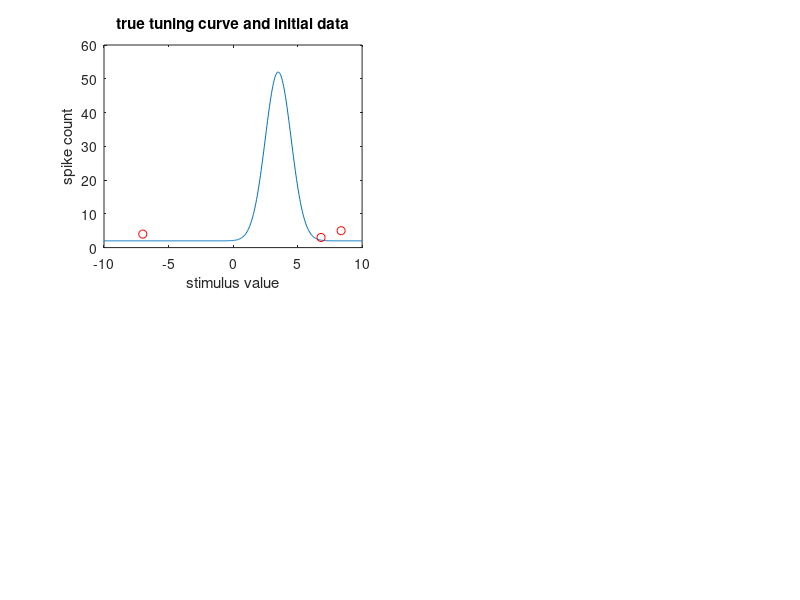

Reproduce this figure in MATLAB. (Note: this script raises an error after producing the figure.)
% demo1_parametricTC_1Dinfomax.m
%
% Demo script illustrating a short run of infomax stimulus selection while using MCMC
% (slice sampling) to sample the posterior over parameters and evaluate
% utility function (which here is mutual information) after each stimulus.
% 
% Makes plots found in FIG 2 of [Pillow & Park 2016].


%%  Set true tuning curve

% grid over stimulus values "x"
xlims = [-10, 10]; % limits of left and right edge
dx = .05; % spacing x grid
xx = (xlims(1)+dx/2:dx:xlims(2))'; % grid of x points
xrnge = diff(xlims); % stimulus range
nx = length(xx); % number of stimulus grid points

% parameters of parametric TC (here an unnormalized Gaussian plus a
% baseline, but you can write your own parametric function instead).
mutc = 3.5;  % tuning curve mean
sigtc = 1;  % tuning curve width
Amax = log(50);  % tuning curve amplitude
bl = 2;  % baseline firing rate

% make tuning curve
ftc0 = @(x,prs)(exp(prs(3)-(x-prs(1)).^2/(2*prs(2).^2))+prs(4)); % generic TC function
ftc = @(x)(ftc0(x,[mutc,sigtc,Amax,bl]));  % true TC function
tctrue = ftc(xx);  % true TC evaluated on grid
clf;subplot(221); plot(xx,tctrue);
xlabel('stimulus value'); ylabel('spike rate (sp/s)'); 

% run short random experiment for initialization
ntrain = 3;
xtr = (rand(ntrain,1)*xrnge+xlims(1)); % some initial stimuli, randomly selected
ytr = poissrnd(ftc(xtr)); % response of neuron to these stimuli
clf; subplot(221); plot(xx,ftc(xx), xtr,ytr,'ro');
xlabel('stimulus value'); ylabel('spike count'); 
title('true tuning curve and initial data');

% for plotting
colr = [.8 .8 .8];


%% Set params for slice sampling (MCMC) of posterior over parameters

% Set parameter ranges
murnge = xlims*.98; % range for mu parameter
sigrnge = [.1 20]; % range for sigma parameter
Arnge = log([1 200]); % range for log amplitude of TC
brnge = [.01 50]; % range for baseline of TC

% Set bounds and options
LB = [murnge(1); sigrnge(1); Arnge(1); brnge(1)];
UB = [murnge(2); sigrnge(2); Arnge(2); brnge(2)];
prs0 = (LB+UB)/2;

ns = 100;  % # samples to use
nburn = 100;  % # samples to burn in

% Function pointer for log-likelihood function
flogpdf = @(prs)logliPoissonTCbd(prs,xtr,ytr,LB,UB);

% run initial sample to get good initialization point
psamps = mean(slicesample(prs0',50,'logpdf',flogpdf,'burnin', 1000));


%% Run algorithm
nTrials = 10; % number of total trials to run for (after the 3 initial ones above)
trialNumsToPlot = [1,2,3,8]; % generate plots of TC estimate for each of these #s
npl = 4; % number of plots
jplot=1; % index variable for plots
Errs = zeros(nTrials,2); % stores errors in posterior mean over parameters TC and posterior mean over TC
for jj = 1:max(trialNumsToPlot)

    % set log pdf using all available data collected so far
    flogpdf = @(prs)logliPoissonTCbd(prs,xtr,ytr,LB,UB); 
    psamps = slicesample(psamps(end,:),ns,'logpdf',flogpdf,'burnin',nburn); % sample posterior over params
    prsmu = mean(psamps)'; % mean of posterior over parameters (from samples)

    % compute posterior mean over TC
    % (note we could do this more efficiently WITHOUT a for loop!)
    muTC = zeros(nx,1); 
    for j = 1:ns 
        tc = ftc0(xx,psamps(j,:));  % TC for the j'th sample
        muTC = muTC+tc/ns; % posterior mean of TC
    end

    %% Compute predictive distributions
    rmax = ceil(max(muTC)+sqrt(max(muTC))*4); % compute max expected spike count
    rr = (0:rmax)'; % grid over spike counts
    prr = zeros(rmax+1,nx,ns); % probability over spike counts, for each stim, for each sample
    for j = 1:ns % loop over samples 
        tc = (ftc0(xx,psamps(j,:))); % TC for the j'th sample
        prr(:,:,j) = exp(bsxfun(@plus,bsxfun(@plus,rr*log(tc)',...
            -tc'), -gammaln(rr+1))); % Poisson probability over spike count for this sample, for each stimulus
    end
    
    
    Pr = mean(prr,3);  % marginal response distribution (aka "posterior predictive")
    Hr = -sum(Pr.*log(Pr))'; % marginal entropy of response H(r)
    prr = max(prr,.00001); 
    Hrtheta = -mean(sum(prr.*log(prr),1),3)'; % conditional entropy H(r|theta)
    MI = Hr-Hrtheta; % Mutual information between stimulus and parameters
    if any(isnan(MI)) | any(isinf(MI))
        keyboard; % for debugging purposes (please report errors to pillow@princeton.edu)
    end

    % Select and present new stimulus
    [xnext,idx] = argmax(MI,xx);  % select stimulus with maximal MI
    ynext = poissrnd(ftc(xnext)); % sample response to this stimulus under TC-Poisson model

    %% ==== Make plots % ==============================
    
    % Plot posterior over TC
    if jj==trialNumsToPlot(jplot)
        
        % Plot TC samples 
        subplot(2,npl,jplot);
        for j = 1:ns
            tc = ftc0(xx,psamps(j,:));
            plot(xx,tc,'color', colr,'linewidth', 2); hold on;
        end
        h = plot(xx,ftc(xx),'k',xx,muTC,'r',xtr,ytr,'k.');
        hold off;
        set(h(3:end),'markersize',14); set(h,'linewidth',2);
        set(gca,'ylim', [0 75]);
        if jplot==1
            legend(h(1:2),{'true f', 'estimate'},'location','northwest');
            ylabel('spike rate (sp/s)');
        else
            set(gca,'yticklabel',[]);
        end
        set(gca,'xticklabel',[]);set(gca,'tickdir','out');
        title(sprintf('trial %d', jj+ntrain-1)); box off;
        
        subplot(2,npl,npl+jplot); % =====================
        h=plot(xx,MI,xnext,MI(idx),'k*');
        set(h(1),'linewidth',2);
        xlabel('x');box off;

        % Compute errors
        Errs(jj,1) = norm(tctrue-ftc0(xx,prsmu)); % error in estimate from posterior mean of parameters
        Errs(jj,2) = norm(tctrue-muTC);  % error in estimate from posterior mean of TC
        fprintf('(trial %d) Errs:  mean-parameters:%.2f  mean-TC:%.2f\n', jj, Errs(jj,:));
        set(gca,'ylim',[0 2]);
        set(gca,'tickdir','out');
        if jplot==1
            ylabel('info gain (bits)');
        else
            set(gca,'yticklabel',[]);
        end
        jplot=jplot+1; % increment # of plots so far
        drawnow;  
    end
        
    % ======== end plotting code =======================
    
    % add new (stimulus,response) pair to the dataset
    xtr(end+1) = xnext;
    ytr(end+1) = ynext;
    
end
